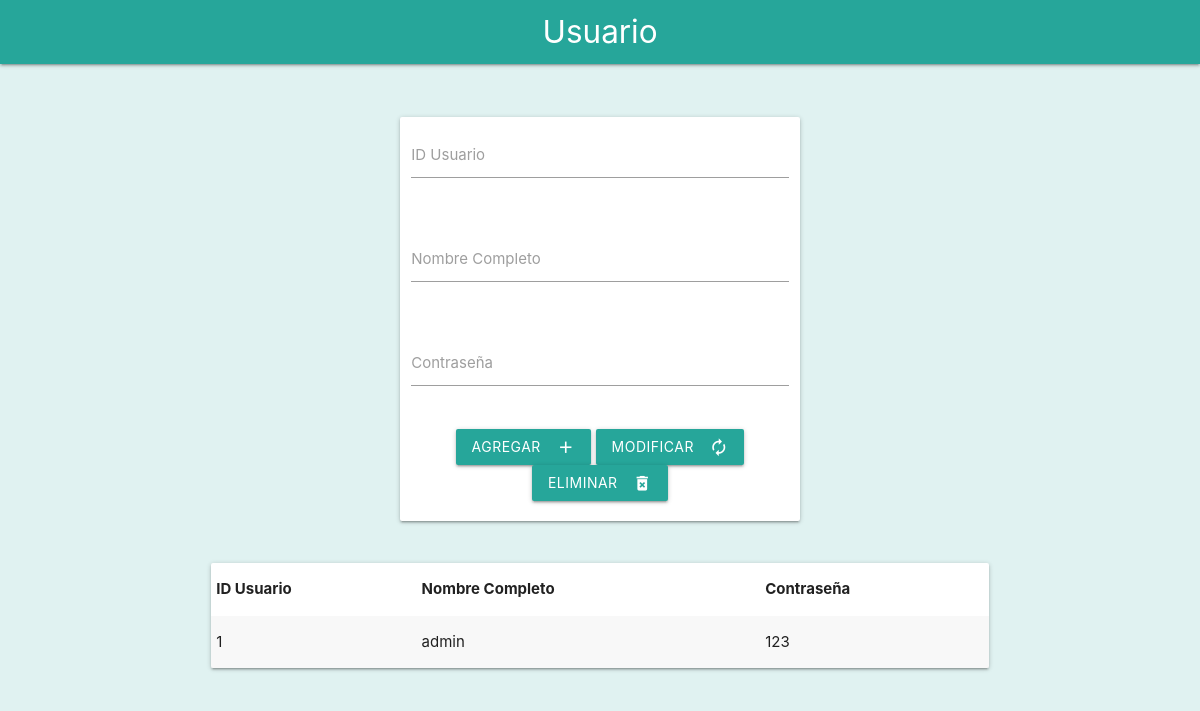
/acciones/usuario/form.php, run on the app's committed database.
### tables this page shows
CREATE TABLE `usuario` (
  `ID_usuario` varchar(25) NOT NULL,
  `nombre` varchar(100) NOT NULL,
  `contraseña` varchar(25) NOT NULL
);

### acciones/usuario/form.php (the view, shortened to what this page needs)
<!DOCTYPE html>
<html lang="en">
<head>
    <link type="text/css" rel="stylesheet" href="../../css/materialize.min.css" media="screen,projection" />
    <link type="text/css" rel="stylesheet" href="../../css/general.css" media="screen,projection" />
</head>
<body>
    <nav>
        <div class="nav-wrapper  teal lighten-1">
            <a href="#" class="brand-logo center">Usuario</a>
        </div>
    </nav>
    <br>
    <br>
    <div class="row">
        <div class="col s4"></div>
        <form class="col s4 card" method="POST">
            <div class="row">
                <div class="input-field col s12">
                    <input id="last_name" type="text" class="validate" name="id">
                    <label for="last_name">ID Usuario</label>
                </div>
            </div>
            <div class="row">
                <div class="input-field col s12">
                    <input id="last_name" type="text" class="validate" name="nombre">
                    <label for="last_name">Nombre Completo</label>
                </div>
            </div>
            <div class="row">
                <div class="input-field col s12">
                    <input id="last_name" type="text" class="validate" name="contra">
                    <label for="last_name">Contraseña</label>
                </div>
            </div>
            <div class="row center-align">
                <button class="btn waves-effect waves-light" type="submit" name="action" formaction="insert.php">Agregar
                    <i class="material-icons right">add</i>
                </button>
                <button class="btn waves-effect waves-light" type="submit" name="action" formaction="update.php">Modificar
                    <i class="material-icons right">autorenew</i>
                </button>
                <button class="btn waves-effect waves-light" type="submit" name="action" formaction="delete.php">Eliminar
                    <i class="material-icons right">delete_forever</i>
                </button>
            </div>
        </form>
    </div>
    <div class="row">
        <div class="col s2"></div>
        <div class="col s8">
            <table class="white card striped">
                <thead>
                <tr>
                    <th>ID Usuario</th>
                    <th>Nombre Completo</th>
                    <th>Contraseña</th>
                </tr>
            </thead>
            <tbody>
            <?php
                include("../../connect/connect.php");
                $busrcar = "SELECT * FROM usuario";
                $resultado = $conn->query($busrcar);
                if ($resultado->num_rows >0) {
                    while ($filas = $resultado->fetch_assoc()) {
            ?>
                        <tr>
                        <td><?php echo $filas['ID_usuario']?></td>
                        <td><?php echo $filas['nombre']?></td>
                        <td><?php echo $filas['contraseña']?></td>
                        </tr>
            <?php
                    }
                }
            ?>
            </tbody>
            </table>
        </div>
    </div>
</body>
</html>

### css/general.css (style rules this page uses)
body { background-color: #e0f2f1; }

### data on the page
usuario: ID_usuario "1", nombre "admin", contraseña "123"
